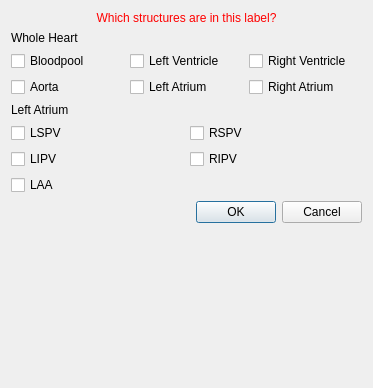
<?xml version="1.0" encoding="UTF-8"?>
<ui version="4.0">
 <class>FourChamberViewIdentifyLabels</class>
 <widget class="QWidget" name="FourChamberViewIdentifyLabels">
  <property name="geometry">
   <rect>
    <x>0</x>
    <y>0</y>
    <width>373</width>
    <height>388</height>
   </rect>
  </property>
  <property name="sizePolicy">
   <sizepolicy hsizetype="Preferred" vsizetype="Minimum">
    <horstretch>0</horstretch>
    <verstretch>0</verstretch>
   </sizepolicy>
  </property>
  <property name="minimumSize">
   <size>
    <width>0</width>
    <height>196</height>
   </size>
  </property>
  <property name="maximumSize">
   <size>
    <width>16777215</width>
    <height>450</height>
   </size>
  </property>
  <property name="windowTitle">
   <string>Set Values</string>
  </property>
  <layout class="QVBoxLayout" name="verticalLayout">
   <item>
    <widget class="QLabel" name="titleLabel">
     <property name="styleSheet">
      <string notr="true">QLabel { color: rgb(255, 0, 0) }</string>
     </property>
     <property name="text">
      <string>Which structures are in this label?</string>
     </property>
     <property name="alignment">
      <set>Qt::AlignCenter</set>
     </property>
    </widget>
   </item>
   <item>
    <layout class="QGridLayout" name="gridLayout">
     <item row="1" column="0">
      <widget class="QCheckBox" name="check_bp">
       <property name="text">
        <string>Bloodpool</string>
       </property>
      </widget>
     </item>
     <item row="1" column="1">
      <widget class="QCheckBox" name="check_lv">
       <property name="text">
        <string>Left Ventricle</string>
       </property>
      </widget>
     </item>
     <item row="0" column="0">
      <widget class="QLabel" name="label">
       <property name="text">
        <string>Whole Heart</string>
       </property>
      </widget>
     </item>
     <item row="2" column="0">
      <widget class="QCheckBox" name="check_aorta">
       <property name="text">
        <string>Aorta</string>
       </property>
      </widget>
     </item>
     <item row="1" column="2">
      <widget class="QCheckBox" name="check_rv">
       <property name="text">
        <string>Right Ventricle</string>
       </property>
      </widget>
     </item>
     <item row="2" column="1">
      <widget class="QCheckBox" name="check_la">
       <property name="text">
        <string>Left Atrium</string>
       </property>
      </widget>
     </item>
     <item row="2" column="2">
      <widget class="QCheckBox" name="check_ra">
       <property name="text">
        <string>Right Atrium</string>
       </property>
      </widget>
     </item>
    </layout>
   </item>
   <item>
    <layout class="QGridLayout" name="gridLayout_2">
     <item row="2" column="0">
      <widget class="QCheckBox" name="check_lipv">
       <property name="text">
        <string>LIPV</string>
       </property>
      </widget>
     </item>
     <item row="1" column="0">
      <widget class="QCheckBox" name="check_lspv">
       <property name="text">
        <string>LSPV</string>
       </property>
      </widget>
     </item>
     <item row="0" column="0">
      <widget class="QLabel" name="label_2">
       <property name="text">
        <string>Left Atrium</string>
       </property>
      </widget>
     </item>
     <item row="1" column="1">
      <widget class="QCheckBox" name="check_rspv">
       <property name="text">
        <string>RSPV</string>
       </property>
      </widget>
     </item>
     <item row="2" column="1">
      <widget class="QCheckBox" name="check_ripv">
       <property name="text">
        <string>RIPV</string>
       </property>
      </widget>
     </item>
     <item row="3" column="0">
      <widget class="QCheckBox" name="check_laa">
       <property name="text">
        <string>LAA</string>
       </property>
      </widget>
     </item>
    </layout>
   </item>
   <item>
    <layout class="QGridLayout" name="gridLayout_3"/>
   </item>
   <item>
    <widget class="QDialogButtonBox" name="buttonBox">
     <property name="standardButtons">
      <set>QDialogButtonBox::Cancel|QDialogButtonBox::Ok</set>
     </property>
    </widget>
   </item>
   <item>
    <spacer name="verticalSpacer">
     <property name="orientation">
      <enum>Qt::Vertical</enum>
     </property>
     <property name="sizeHint" stdset="0">
      <size>
       <width>20</width>
       <height>40</height>
      </size>
     </property>
    </spacer>
   </item>
  </layout>
 </widget>
 <layoutdefault spacing="6" margin="11"/>
 <resources/>
 <connections/>
</ui>
